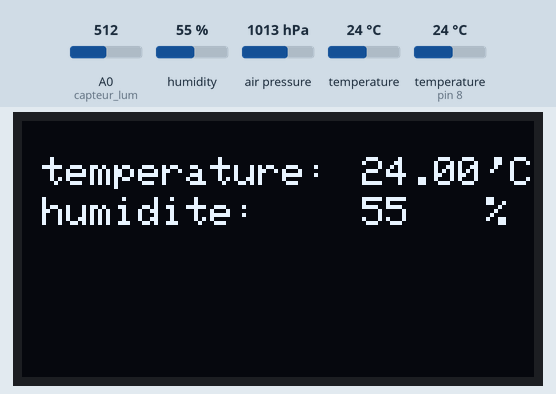
This sketch was run on a simulated Arduino Uno, built with avr-gcc and run on an emulated ATmega328P. Shown: 128×64 one-colour display. Inputs (shaded band) come from the test bench; at power-on: humidity 55 %, air pressure 1013 hPa, A0 (capteur_lum) = 512, temperature 24 °C, temperature (sensor on pin 8) 24 °C.

Above: at 1.2 s.
1.3 s: humidity set to 22 %
At 5.4 s:
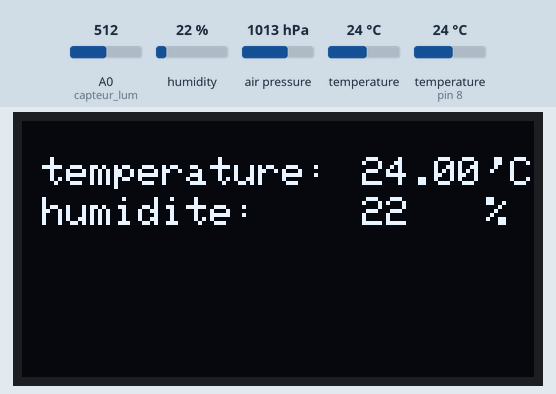
10.8 s: air pressure set to 952 hPa
At 12.1 s:
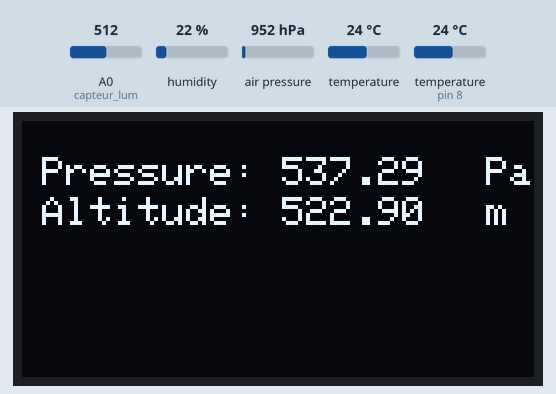
15.0 s: A0 (capteur_lum) set to 716
At 22.9 s:
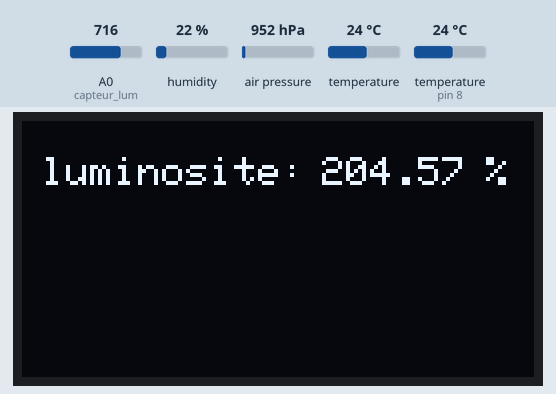
24.7 s: temperature (sensor 0) set to 12 °C
At 28.2 s:
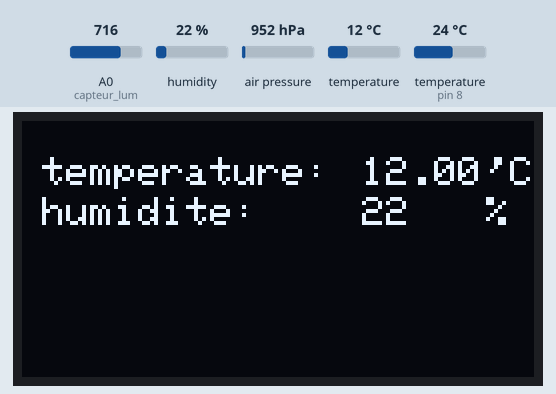
30.8 s: humidity set to 40 %
At 33.7 s:
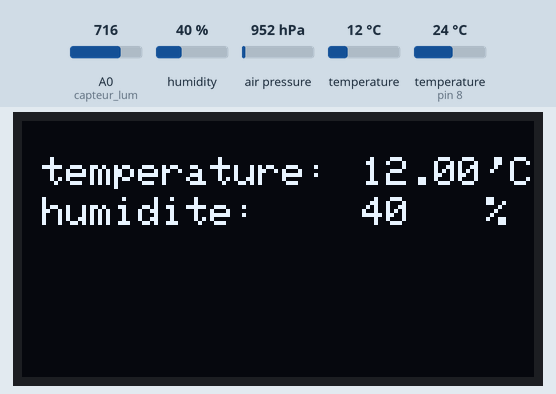
35.5 s: A0 (capteur_lum) set to 992
At 41.4 s:
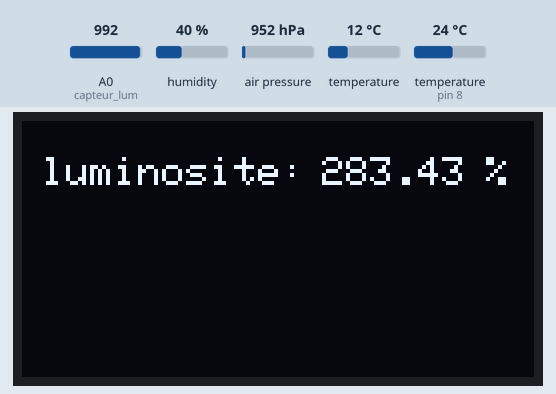
Timing chart, 0 to 42.9 s (numbered marks = the images above; inputs shaded):
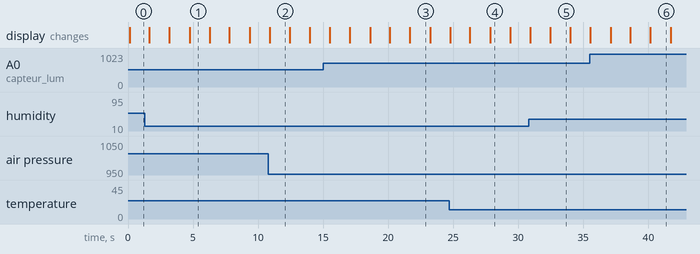

The sketch:

SationMeteoEcran.ino
```cpp
#include <SimpleDHT.h>
#include <SPI.h>
#include <Wire.h>
#include <Adafruit_GFX.h>
#include <Adafruit_SSD1306.h>
#define OLED_RESET 4
Adafruit_SSD1306 display(OLED_RESET);
int pinDHT11 = 8;
int capteur_lum = 0;
float analog_lum;
float photocell;
SimpleDHT11 dht11;
#include <Adafruit_BMP085.h>
Adafruit_BMP085 bmp;
void setup() {
  Serial.begin(9600);
  display.begin(SSD1306_SWITCHCAPVCC, 0x3C);
  display.clearDisplay();
  display.display();
  if (!bmp.begin()) {
  Serial.println("Could not find a valid BMP085 sensor, check wiring!");
  while (1) {}
  }
}
void loop() {
  byte temperature = 0;
  byte humidity = 0;
 int err = SimpleDHTErrSuccess;
 analog_lum = analogRead(capteur_lum);
 photocell = analog_lum /3.5;
  if ((err = dht11.read(pinDHT11, &temperature, &humidity, NULL)) != SimpleDHTErrSuccess)
  {
    Serial.print("Read DHT11 failed, err=");
    Serial.println(err);
    delay(1000);
    return;
  }
  display.clearDisplay();
  display.setTextSize(1);
  display.setTextColor(WHITE);
  display.setCursor(5,9);
  display.println("temperature:");
  display.setTextSize(1);
  display.setTextColor(WHITE);
  display.setCursor(85,9);
  display.println(bmp.readTemperature());
  display.setTextSize(1);
  display.setTextColor(WHITE);
  display.setCursor(110,9);
  display.println(" 'C ");
  display.setTextSize(1);
  display.setTextColor(WHITE);
  display.setCursor(5,19);
  display.println("humidite:");
  display.setTextSize(1);
  display.setTextColor(WHITE);
  display.setCursor(85,19);
  display.println(humidity);
  display.setTextSize(1);
  display.setTextColor(WHITE);
  display.setCursor(110,19);
  display.println(" % ");
  display.display();
  display.clearDisplay();
delay(1500);
  display.clearDisplay();
  display.setTextSize(1);
  display.setTextColor(WHITE);
  display.setCursor(5,9);
  display.println("Pressure:");
  display.setTextSize(1);
  display.setTextColor(WHITE);
  display.setCursor(65,9);
  display.print(bmp.readAltitude(101500));
  display.setTextSize(1);
  display.setTextColor(WHITE);
  display.setCursor(110,9);
  display.println(" Pa ");
  display.setTextSize(1);
  display.setTextColor(WHITE);
  display.setCursor(5,19);
  display.println("Altitude:");
  display.setTextSize(1);
  display.setTextColor(WHITE);
  display.setCursor(65,19);
  display.print(bmp.readAltitude());
  display.setTextSize(1);
  display.setTextColor(WHITE);
  display.setCursor(110,19);
  display.println(" m ");
  display.display();
  display.clearDisplay();
  delay(1500);
  display.clearDisplay();
  display.setTextSize(1);
  display.setTextColor(WHITE);
  display.setCursor(5,9);
  display.println("luminosite:");
  display.setTextSize(1);

  display.setTextColor(WHITE);
  display.setCursor(75,9);
  display.println(photocell);
  display.setTextSize(1);
  display.setTextColor(WHITE);
  display.setCursor(110,9);
  display.println(" % ");
  display.display();
  display.clearDisplay();
  delay(1500);
  }
```

Measured:
- what the display in image 1 shows lasts 1.6 s, from 4.7 s to 6.3 s
- what the display in image 3 shows lasts 1.5 s, from 21.7 s to 23.2 s
